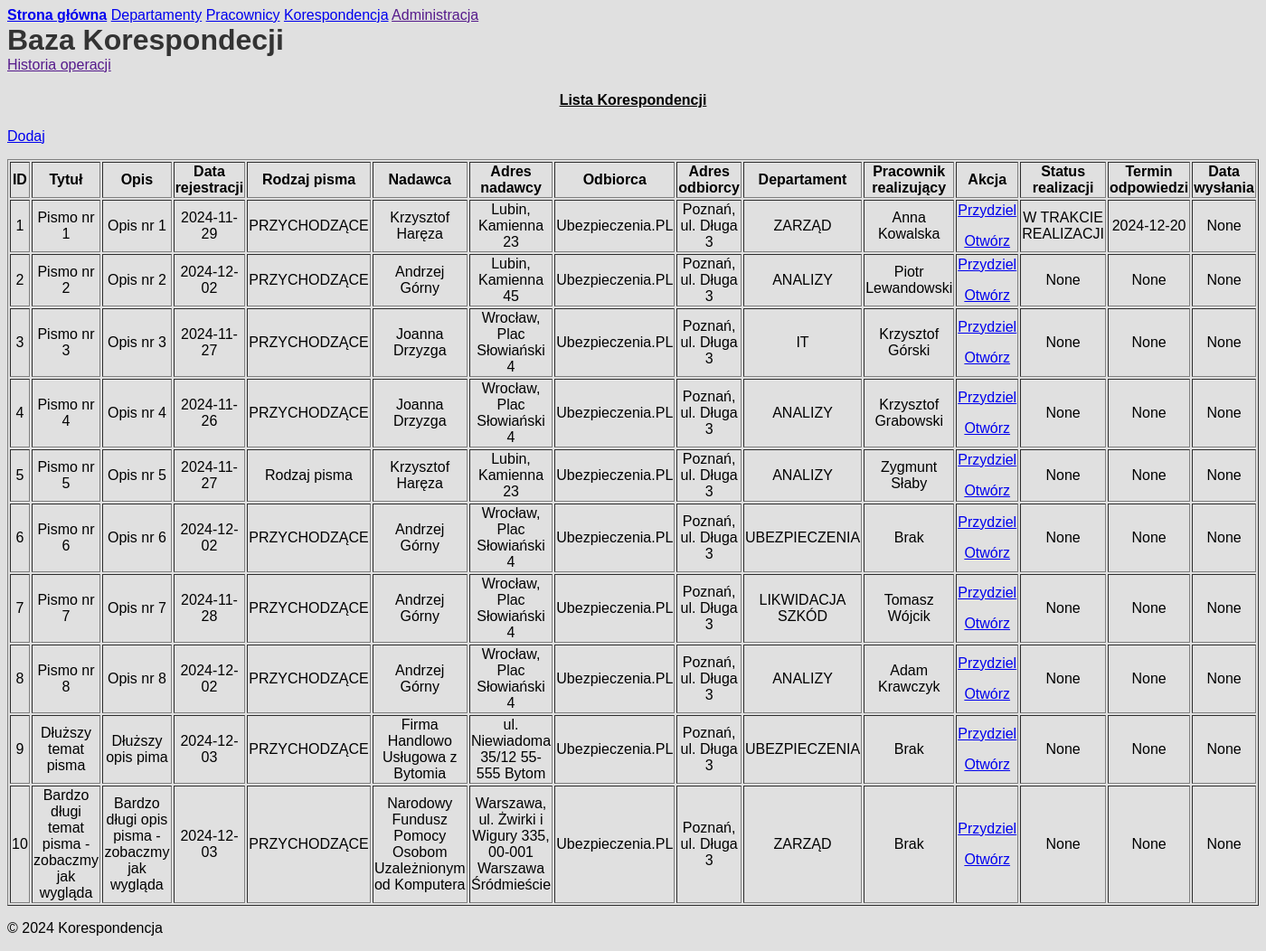
/cor_records, run on the app's committed database.
### models.py (models this page shows, shortened)
class Correspondence(db.Model):
    __tablename__ = 'correspondence'
    corID = db.Column(db.Integer, primary_key=True)
    corSubject = db.Column(db.String(100), nullable=False, unique=False)
    corContent = db.Column(db.String(255), nullable=False, unique=False)
    corDate = db.Column(db.Date, nullable=False)
    corType = db.Column(db.Integer, nullable=False)
    corSenderName = db.Column(db.String(100), nullable=False)
    corSenderAddress = db.Column(db.String(255), nullable=False)
    corRecipientName = db.Column(db.String(100), nullable=False)
    corRecipientAddress = db.Column(db.String(255), nullable=False)
    depID = db.Column(db.Integer, db.ForeignKey("departament.depID"), nullable=True)
    empID = db.Column(db.Integer, db.ForeignKey("employee.empID"), nullable=True)
    attachments = db.relationship("Attachment", backref="correspondence", lazy=True)
    corStatus = db.Column(db.String(50), nullable=True)
    corDeadline = db.Column(db.Date, nullable=True)
    corComplited = db.Column(db.Date, nullable=True)

class Departament(db.Model):
    __tablename__ = 'departament'
    depID = db.Column(db.Integer, primary_key=True)
    depName = db.Column(db.String(100), nullable=False, unique=True)
    employees = db.relationship('Employee', backref='departament', lazy=True)
    correspondences = db.relationship('Correspondence', backref='departament', lazy=True)

class Employee(db.Model):
    __tablename__ = 'employee'
    empID = db.Column(db.Integer, primary_key=True)
    empName = db.Column(db.String(100), nullable=False, unique=True)
    empEmail = db.Column(db.String(100), nullable=False, unique=True)
    empIsManager = db.Column(db.Boolean, default=False)
    depID = db.Column(db.Integer, db.ForeignKey('departament.depID'), nullable=False)
    correspondences = db.relationship('Correspondence', backref='employee', lazy=True)

### app.py (the view)
@app.route('/cor_records')
def cor_records():
    try:
        records = Correspondence.query.all()
        return render_template('cor_records.html', records=records)
    except Exception as e:
        return f"Error: {str(e)}", 500

### templates/cor_records.html (shortened to what this page needs)
{% extends 'base.html' %}
{% block content %}
<div class="container" xmlns="http://www.w3.org/1999/html">
    <div class="columns">
        <div class="column col-12">
            <div class="text-center">
                <h4><u>Lista Korespondencji</u></h4>
                <a href="{{ url_for('add_correspondence') }}" class="btn btn-primary">Dodaj</a>
            </div>
        </div>
        <div class="column col-12">
            <table class="table table-striped table-hover" border="1">
                <thead>
                    <tr>
                        <th>ID</th>
                        <th>Tytuł</th>
                        <th>Opis</th>
                        <th>Data rejestracji</th>
                        <th>Rodzaj pisma</th>
                        <th>Nadawca</th>
                        <th>Adres nadawcy</th>
                        <th>Odbiorca</th>
                        <th>Adres odbiorcy</th>
                        <th>Departament</th>
                        <th>Pracownik realizujący</th>
                        <th>Akcja</th>
                        <th>Status realizacji</th>
                        <th>Termin odpowiedzi</th>
                        <th>Data wysłania</th>
                    </tr>
                </thead>
                <tbody>
                    {% for record in records %}
                    <tr>
                        <td>{{ record.corID }}</td>
                        <td>{{ record.corSubject }}</td>
                        <td>{{ record.corContent }}</td>
                        <td>{{ record.corDate }}</td>
                        <td>{{ record.corType }}</td>
                        <td>{{ record.corSenderName }}</td>
                        <td>{{ record.corSenderAddress }}</td>
                        <td>{{ record.corRecipientName }}</td>
                        <td>{{ record.corRecipientAddress }}</td>
                        <td>{{ record.departament.depName if record.departament else 'Brak' }}</td>
                        <td>{{ record.employee.empName if record.employee else 'Brak'  }}</td>
                        <td>
                            <a href="{{ url_for('cor_update_record', corID=record.corID) }}">Przydziel</a>
                            <a href="{{ url_for('edit_correspondence', corID=record.corID) }}">Otwórz</a>
                        </td>
                        <td>{{ record.corStatus }}</td>
                        <td>{{ record.corDeadline }}</td>
                        <td>{{ record.corComplited }}</td>
                    </tr>
                    {% endfor %}
                </tbody>
            </table>
        </div>
    </div>
</div>
{% endblock %}

### templates/base.html (style rules this page uses)
body { background-color: #e0e0e0; font-family: 'Helvetica'; }
table { class="table table-hover table-striped"; }
h4, th, td { text-align: center; }

### data on the page
Correspondence: corID "1", corSubject "Pismo nr 1", corContent "Opis nr 1", corDate "2024-11-29", corType "PRZYCHODZĄCE", corSenderName "Krzysztof Haręza", corSenderAddress "Lubin, Kamienna 23", corRecipientName "Ubezpieczenia.PL", corRecipientAddress "Poznań, ul. Długa 3", departament "ZARZĄD", employee "Anna Kowalska", corStatus "W TRAKCIE REALIZACJI", corDeadline "2024-12-20", corComplited "None"
Correspondence: corID "2", corSubject "Pismo nr 2", corContent "Opis nr 2", corDate "2024-12-02", corType "PRZYCHODZĄCE", corSenderName "Andrzej Górny", corSenderAddress "Lubin, Kamienna 45", corRecipientName "Ubezpieczenia.PL", corRecipientAddress "Poznań, ul. Długa 3", departament "ANALIZY", employee "Piotr Lewandowski", corStatus "None", corDeadline "None", corComplited "None"
Correspondence: corID "3", corSubject "Pismo nr 3", corContent "Opis nr 3", corDate "2024-11-27", corType "PRZYCHODZĄCE", corSenderName "Joanna Drzyzga", corSenderAddress "Wrocław, Plac Słowiański 4", corRecipientName "Ubezpieczenia.PL", corRecipientAddress "Poznań, ul. Długa 3", departament "IT", employee "Krzysztof Górski", corStatus "None", corDeadline "None", corComplited "None"
Correspondence: corID "4", corSubject "Pismo nr 4", corContent "Opis nr 4", corDate "2024-11-26", corType "PRZYCHODZĄCE", corSenderName "Joanna Drzyzga", corSenderAddress "Wrocław, Plac Słowiański 4", corRecipientName "Ubezpieczenia.PL", corRecipientAddress "Poznań, ul. Długa 3", departament "ANALIZY", employee "Krzysztof Grabowski", corStatus "None", corDeadline "None", corComplited "None"
Correspondence: corID "5", corSubject "Pismo nr 5", corContent "Opis nr 5", corDate "2024-11-27", corType "Rodzaj pisma", corSenderName "Krzysztof Haręza", corSenderAddress "Lubin, Kamienna 23", corRecipientName "Ubezpieczenia.PL", corRecipientAddress "Poznań, ul. Długa 3", departament "ANALIZY", employee "Zygmunt Słaby", corStatus "None", corDeadline "None", corComplited "None"
Correspondence: corID "6", corSubject "Pismo nr 6", corContent "Opis nr 6", corDate "2024-12-02", corType "PRZYCHODZĄCE", corSenderName "Andrzej Górny", corSenderAddress "Wrocław, Plac Słowiański 4", corRecipientName "Ubezpieczenia.PL", corRecipientAddress "Poznań, ul. Długa 3", departament "UBEZPIECZENIA", employee "Brak", corStatus "None", corDeadline "None", corComplited "None"
Correspondence: corID "7", corSubject "Pismo nr 7", corContent "Opis nr 7", corDate "2024-11-28", corType "PRZYCHODZĄCE", corSenderName "Andrzej Górny", corSenderAddress "Wrocław, Plac Słowiański 4", corRecipientName "Ubezpieczenia.PL", corRecipientAddress "Poznań, ul. Długa 3", departament "LIKWIDACJA SZKÓD", employee "Tomasz Wójcik", corStatus "None", corDeadline "None", corComplited "None"
Correspondence: corID "8", corSubject "Pismo nr 8", corContent "Opis nr 8", corDate "2024-12-02", corType "PRZYCHODZĄCE", corSenderName "Andrzej Górny", corSenderAddress "Wrocław, Plac Słowiański 4", corRecipientName "Ubezpieczenia.PL", corRecipientAddress "Poznań, ul. Długa 3", departament "ANALIZY", employee "Adam Krawczyk", corStatus "None", corDeadline "None", corComplited "None"
Correspondence: corID "9", corSubject "Dłuższy temat pisma", corContent "Dłuższy opis pima", corDate "2024-12-03", corType "PRZYCHODZĄCE", corSenderName "Firma Handlowo Usługowa z Bytomia", corSenderAddress "ul. Niewiadoma 35/12 55-555 Bytom", corRecipientName "Ubezpieczenia.PL", corRecipientAddress "Poznań, ul. Długa 3", departament "UBEZPIECZENIA", employee "Brak", corStatus "None", corDeadline "None", corComplited "None"
Correspondence: corID "10", corSubject "Bardzo długi temat pisma - zobaczmy jak wygląda", corContent "Bardzo długi opis pisma - zobaczmy jak wygląda", corDate "2024-12-03", corType "PRZYCHODZĄCE", corSenderName "Narodowy Fundusz Pomocy Osobom Uzależnionym od Komputera", corSenderAddress "Warszawa, ul. Żwirki i Wigury 335, 00-001 Warszawa Śródmieście", corRecipientName "Ubezpieczenia.PL", corRecipientAddress "Poznań, ul. Długa 3", departament "ZARZĄD", employee "Brak", corStatus "None", corDeadline "None", corComplited "None"
